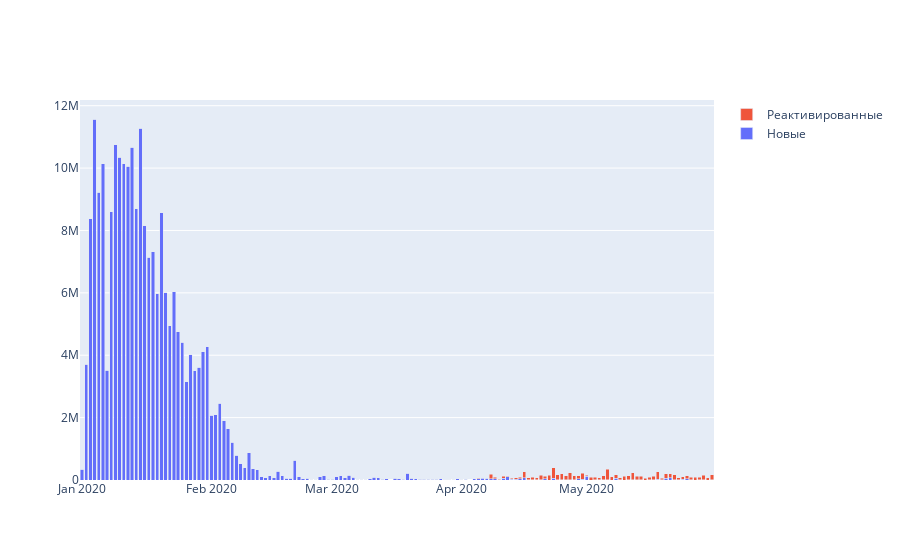

Here is the notebook cell this chart was saved with:
### Code cell
import plotly.graph_objects as go
 
plot = go.Figure(data=[go.Bar(
    name = 'Новые',
    x = df['date'],
    y = df['new sum']
   ),
                       go.Bar(
    name = 'Реактивированные',
    x = df['date'],
    y = df['renew sum']
   )
])
plot.update_layout(barmode='stack')
plot.show()
#
plot = go.Figure(data=[go.Bar(
    name = 'Новые',
    x = df['date'],
    y = df['new count']
   ),
                       go.Bar(
    name = 'Реактивированные',
    x = df['date'],
    y = df['renew count']
   )
])
plot.update_layout(barmode='stack')
plot.show()

### Figure 1 — Plotly figure (JSON) as saved in the notebook; plotly's stock layout.template omitted (floating-point values rounded to 4 significant figures; data arrays with more than 128 entries replaced by an {"elided": "..."} marker saying what was removed)
{"data": [{"name": "Новые", "type": "bar", "x": {"elided": "150 str values"}, "y": {"elided": "150 float values"}}, {"name": "Реактивированные", "type": "bar", "x": {"elided": "150 str values"}, "y": {"elided": "150 float values"}}], "layout": {"barmode": "stack"}}
